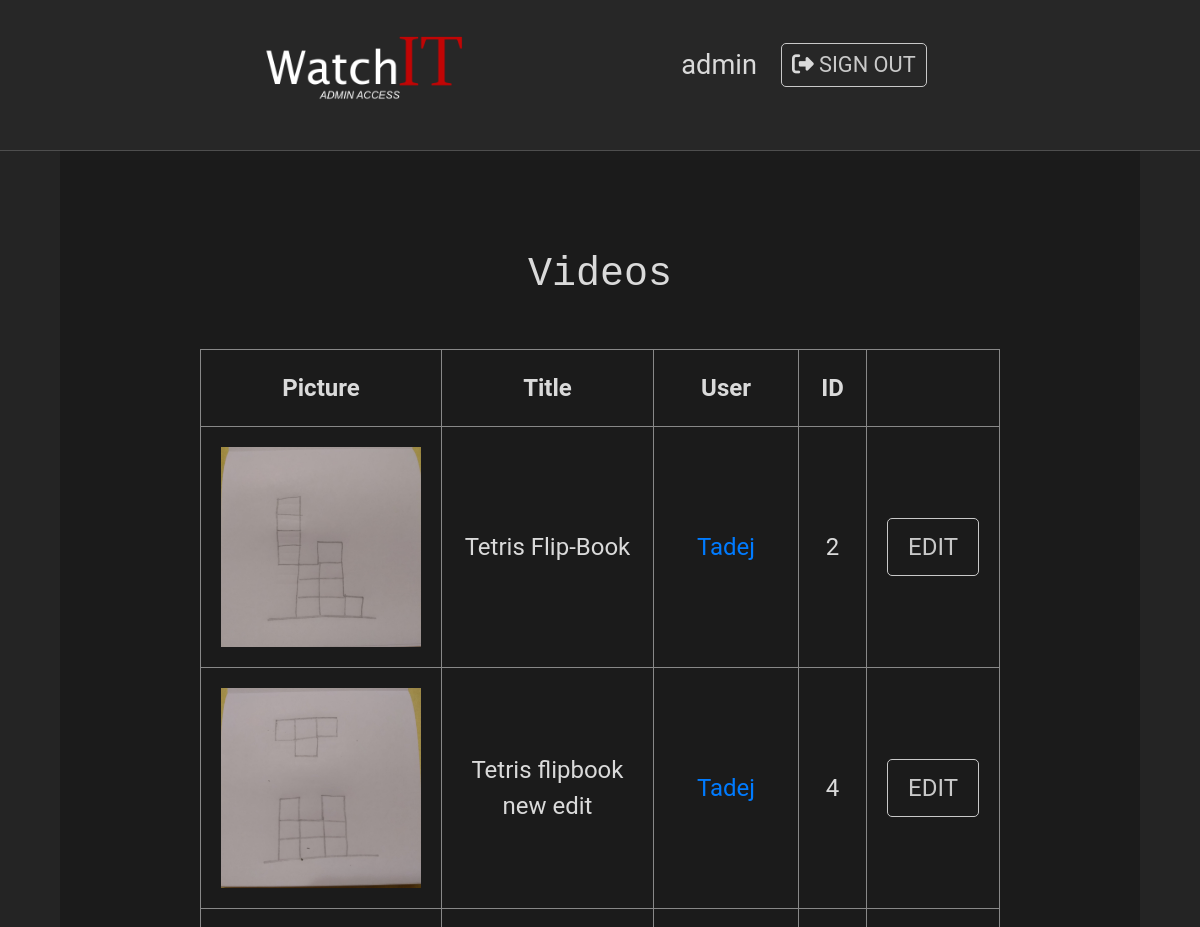
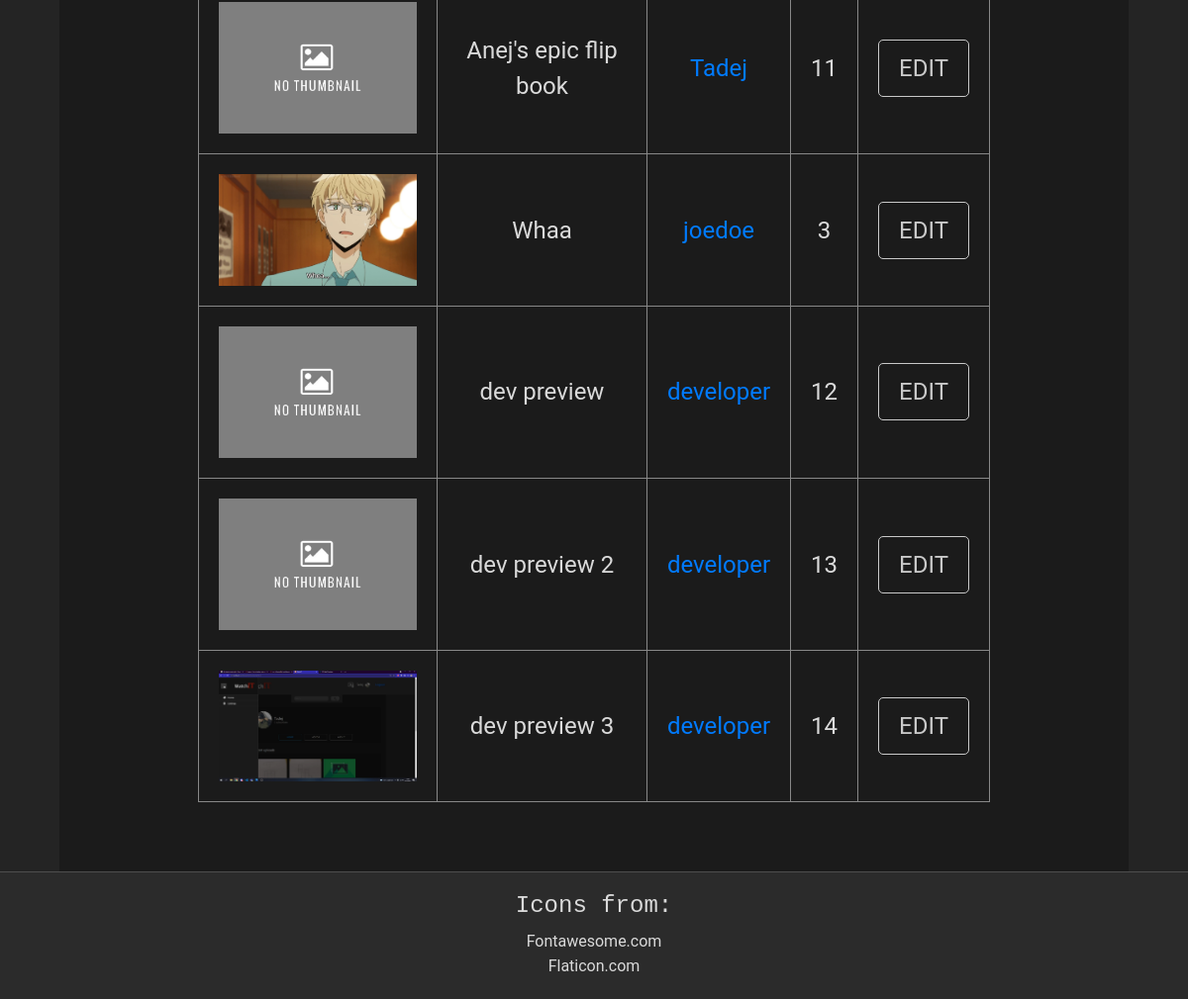
/admin/videos.php (signed in), run on the app's committed database (2 pictures, top to bottom).
### tables this page shows
CREATE TABLE `videos` (
  `id` int(11) NOT NULL,
  `video_url` char(255) NOT NULL,
  `thumbnail` varchar(255) NOT NULL,
  `title` varchar(100) NOT NULL,
  `upload_date` timestamp NOT NULL DEFAULT current_timestamp(),
  `description` text DEFAULT NULL,
  `views` int(11) NOT NULL DEFAULT 0,
  `listed` int(1) NOT NULL DEFAULT 0,
  `channel_id` int(11) NOT NULL
);

CREATE TABLE `users` (
  `id` int(11) NOT NULL,
  `username` varchar(100) NOT NULL,
  `password` varchar(255) NOT NULL,
  `email` varchar(255) NOT NULL,
  `profile_picture_url` varchar(255) DEFAULT NULL,
  `creation_date` timestamp NOT NULL DEFAULT current_timestamp()
);

### admin/select_admin.php (called while the page is built)
<?php
    require '../connection.php';
    $sql = "SELECT * FROM admins WHERE (id = ?)";
    $stmt = $pdo->prepare($sql);
    $stmt->execute([$_SESSION['adminID']]);
    $admin = $stmt->fetch();
?>

### admin/select_videos.php (the view, shortened to what this page needs)
<?php
    include '../connection.php';
    if (isset($_SESSION['adminID'])) {
        $sql = "SELECT v.*, u.id AS userID, u.username AS username
                FROM videos v INNER JOIN channels c ON c.id=v.channel_id
                INNER JOIN users u ON u.id=c.user_id ";
        $stmt = $pdo->prepare($sql);
        $stmt->execute();
        $videos = $stmt->fetchAll();
        echo "<table class='results'>"
        . "<tr>"
            . "<th>Picture</th><th>Title</th><th>User</th><th>ID</th><th></th>"
        . "</tr>";
        foreach ($videos as $video) {
            echo
            "<tr>"
                . "<td>";
                if (isset($video['thumbnail']) && $video['thumbnail'] != "") {
                    echo "<img src='../" . $video['thumbnail'] . "' alt='thumbnail' class='channel-result-thumbnail'>";
                }
                else {
                    echo "<img src='../media/images/no-thumbnail.jpg' alt='thumbnail' class='channel-result-thumbnail'>";
                }
                echo "</td>"
                . "<td>"
                    . $video['title']
                . "</td>"
                . "<td>" . "<a href='channel.php?id=" . $video['userID'] . "'>" . $video['username'] . "</a>" . "</td>"
                . "<td>" . $video['id'] . "</td>"
                . "<td>" . "<a href='video.php?id=" . $video['id'] . "'>" . "<button class='edit'>Edit</button>" . "</a>" . "</td>"
            . "</tr>";
        }
        echo "</table>";
    }
?>

### admin/header.php (shortened to what this page needs)
<link rel="stylesheet" type="text/css" href="../css/header.css">
<link rel="stylesheet" type="text/css" href="../css/searchbar.css">
<div class="header-container">
    <div class="header">
        <div class="header-content">
            <div class="logo-container">
                <a href="index.php"><img src="../media/images/logo-admin.png" alt="WatchITAdmin"></a>
            </div>
            <?php
                if (isset($_SESSION['adminID'])) {
                    echo "<div class='account-info'>
                        <ul>
                            <li><p>" . $admin['username'] . "</p></li>
                            <li>
                                <a href='logout.php'>
                                    <button class='account-button'><i class='fas fa-sign-out-alt'></i> Sign out</button>
                                </a>
                        </ul>
                    </div>";
                }
            ?>
        </div>
    </div>
</div>

### css/main.css (style rules this page uses)
* { margin: 0; padding: 0; color: rgb(218, 218, 218); }
body { background: rgb(36, 36, 36); font-family: "Roboto", sans-serif; }

### admin/css/channels.css (style rules this page uses)
table { border-collapse: collapse; width: 80%; margin: 50px auto; }
table, td, th { border: 1px solid rgb(136, 136, 136); }
td, th { padding: 20px; text-align: center; font-size: 1.5em; }
.edit { padding: 10px 20px; font-weight: 400; text-transform: uppercase; background-color: transparent; border: 1px solid rgb(201, 201, 201); border-radius: 5px; color: rgb(201, 201, 201); outline: none; transition: 0.5s; }
.channel-result-thumbnail { width: 200px; }

### css/header.css (style rules this page uses)
.header-container { position: sticky; top: 0; z-index: 10000; }
.header { position: relative; min-height: 150px; background-color: rgb(39, 39, 39); border-bottom: 1px solid rgb(78, 78, 78); }
.header-content { display: flex; flex-direction: row; flex-wrap: wrap; align-items: center; justify-content: space-between; position: relative; max-width: 1310px; width: 90%; margin: auto; min-height: 150px; padding-bottom: 20px; }
.logo-container { display: inline; }
.logo-container img { height: 80px; }
.account-info { display: inline; }
.account-info ul { list-style: none; margin: 0; }
.account-info a, .account-info p { font-size: 1.7em; }
.account-info p { display: inline; }
.account-info li { vertical-align: middle; display: inline; margin: 10px; }
.account-button { padding: 5px 10px; font-size: 0.8em; font-weight: 400; text-transform: uppercase; background-color: transparent; border: 1px solid rgb(201, 201, 201); border-radius: 5px; color: rgb(201, 201, 201); outline: none; transition: 0.5s; }
.account-button i { transition: 0.5s; }
@media screen and (max-width: 1310px) { .header-content { justify-content: space-evenly; } }

### data on the page
videos: thumbnail (picture), title "Tetris Flip-Book", users.username "Tadej", id "2"
videos: thumbnail (picture), title "Tetris flipbook new edit", users.username "Tadej", id "4"
videos: title "Anej's epic flip book", users.username "Tadej", id "11"
videos: thumbnail (picture), title "Whaa", users.username "joedoe", id "3"
videos: title "dev preview", users.username "developer", id "12"
videos: title "dev preview 2", users.username "developer", id "13"
videos: thumbnail (picture), title "dev preview 3", users.username "developer", id "14"

### other printed values
$admin['username'] "admin"
